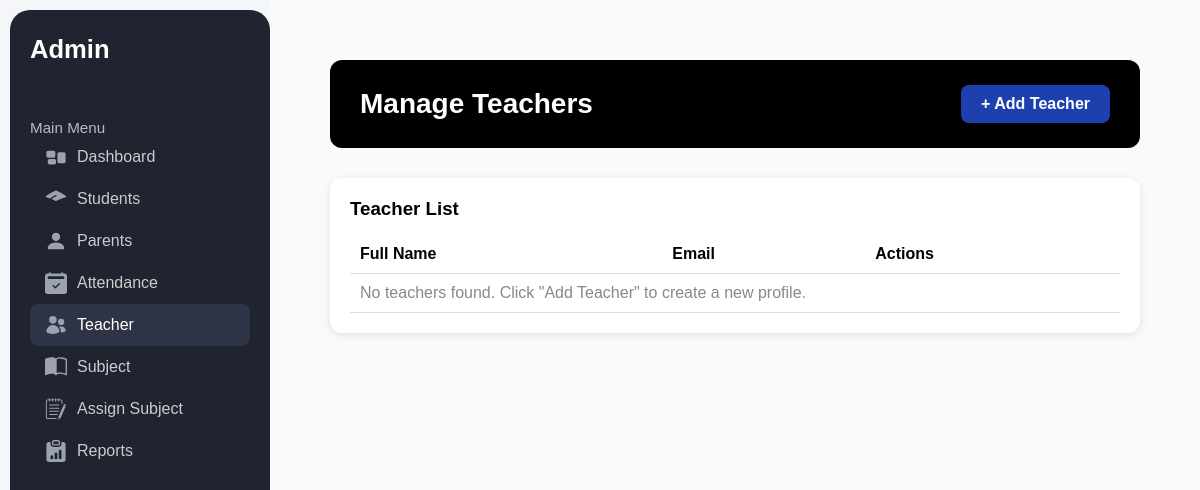
The page /accounts/teachers/ on the database as committed earlier.
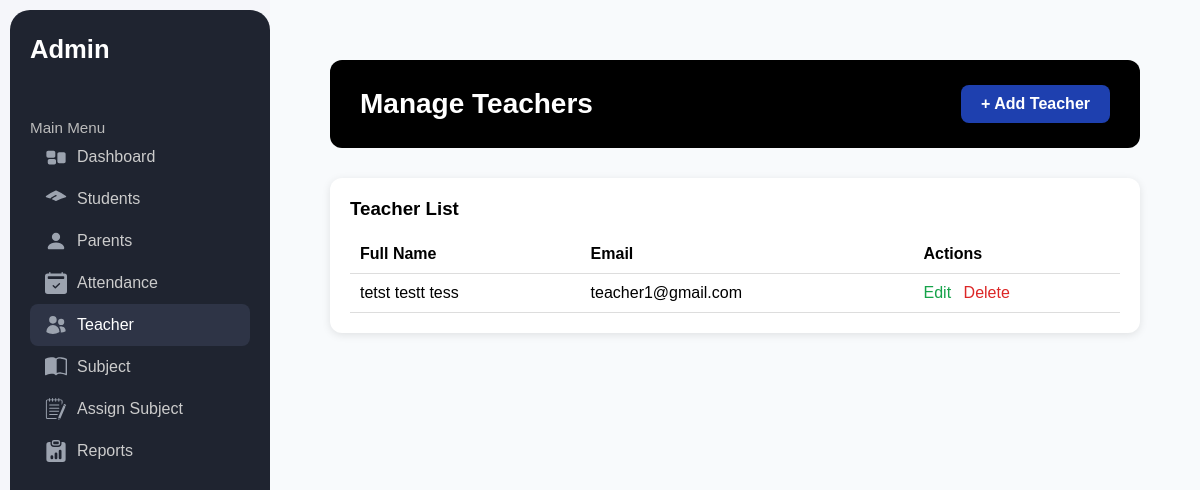
The same page on the database as committed later.
### accounts/models.py (models this page shows, shortened)
class TeacherProfile(models.Model):
    user = models.OneToOneField(CustomUser, on_delete=models.CASCADE, limit_choices_to={'role':'teacher'})
    first_name = models.CharField(max_length=50)
    middle_name = models.CharField(max_length=50, blank=True, null=True)
    last_name = models.CharField(max_length=50)

class CustomUser(AbstractUser):
    ROLE_CHOICES = (
        ('admin','Admin'),
        ('teacher','Teacher'),
        ('student','Student'),
        ('parent','Parent')
    )
    role = models.CharField(max_length=10, choices=ROLE_CHOICES)
    first_login = models.BooleanField(default=True)

### accounts/views.py (the view)
# urls.py: path("teachers/", views.manage_teacher, name="manage_teacher"),
def manage_teacher(request):
    teachers = TeacherProfile.objects.select_related('user').all()
    user_form = TeacherUserForm()
    profile_form = TeacherProfileForm()
    return render(request, 'dashboard/manageteacher.html', {
        'teachers': teachers,
        'user_form': user_form,
        'profile_form': profile_form,
        'active': 'teacher',
    })

### dashboard/templates/dashboard/manageteacher.html (shortened to what this page needs)
{% extends 'base.html' %}
{% load static %}
{% block content %}
<div class="dashboard-container">
  <div class="dashboard-header">
    <h2>Manage Teachers</h2>
    <a href="#" class="add-student-btn" id="openAddTeacherModal">+ Add Teacher</a>
  </div>
  <div class="bottom-section">
    <div class="attendance-box">
      <h3>Teacher List</h3>
      <table class="recent-table">
        <thead>
          <tr>
            <th>Full Name</th>
            <th>Email</th>
            <th>Actions</th>
          </tr>
        </thead>
        <tbody>
          {% for teacher in teachers %}
          <tr>
            <td>{{ teacher.first_name }} {% if teacher.middle_name %}{{ teacher.middle_name }} {% endif %}{{ teacher.last_name }}</td>
            <td>{{ teacher.user.email }}</td>
            <td>
              <a href="#" class="edit-btn" data-target="#editModal{{ teacher.id }}">Edit</a>
              <a href="#" class="delete-btn" data-target="#deleteModal{{ teacher.id }}">Delete</a>
            </td>
          </tr>
          {% empty %}
          <tr>
            <td colspan="3" class="empty-row">No teachers found. Click "Add Teacher" to create a new profile.</td>
          </tr>
          {% endfor %}
        </tbody>
      </table>
    </div>
  </div>
</div>
{% endblock %}

Rows that differ between the two databases and show on the page:
added TeacherProfile: first_name "tetst", middle_name "testt", last_name "tess", user.email "teacher1@gmail.com"
Other text that changed with them:
text no longer shown: "No teachers found. Click \"Add Teacher\" to create a new profile."
